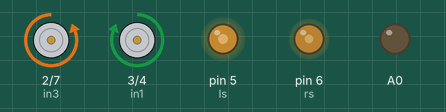
Bench run of a sketch on a simulated Arduino Uno, built with avr-gcc and run on an emulated ATmega328P. On the bench: motor-driver pin pairs drawn as motors (green arrow = first pin HIGH = forward, orange = second pin HIGH = backward, longer = more drive), output pins drawn as LEDs (lit = HIGH).

Above: at 0.1 s.
At 2.82 s:
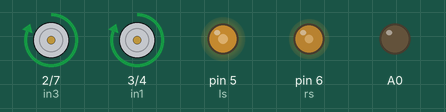
At 4.7 s:
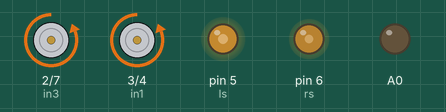
At 9.6 s:
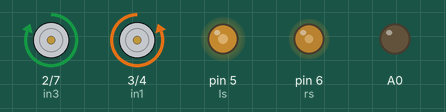
At 24.7 s:
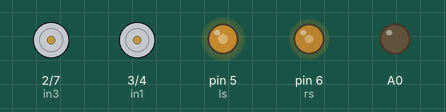
At 35.1 s:
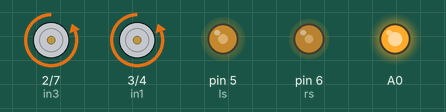
Timing chart, 0 to 36.6 s (numbered marks = the images above):
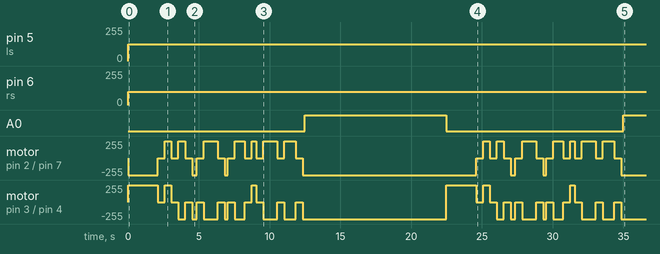

Measured:
- by itself, pin 5 (ls): 0/255 → 125/255 at 0.00 s
- by itself, pin 6 (rs): 0/255 → 100/255 at 0.00 s
- by itself, A0: LOW → HIGH at 12.5 s, → LOW 10.0 s later, → HIGH 12.5 s later
- by itself, motor on pin 3 (in1) / pin 4 (in2): stopped → forward 255/255 at 0.00 s, → stopped 2.1 s later, → forward 255/255 0.50 s later, → stopped 0.45 s later, … (42 changes in this stretch)
- by itself, motor on pin 2 (in3) / pin 7 (in4): stopped → backward 255/255 at 0.00 s, → stopped 2.1 s later, → forward 255/255 0.50 s later, → stopped 0.45 s later, … (41 changes in this stretch)

The sketch:

Hard_Coded_Car.ino
```cpp
const int in1 = 3;
const int in2 = 4;
const int in3 = 2;
const int in4 = 7;
const int ls= 5;
const int rs = 6;


void setup()
{
pinMode (in1, OUTPUT);
pinMode (in2, OUTPUT);
pinMode (in3, OUTPUT);
pinMode (in4, OUTPUT);
pinMode (ls, OUTPUT);
pinMode (rs, OUTPUT);
pinMode(A0,OUTPUT);
}


void loop()

{


analogWrite(ls,125);
analogWrite(rs,100);


digitalWrite(in1, HIGH);
digitalWrite(in2, LOW);
digitalWrite(in3, LOW);
digitalWrite(in4, HIGH);
delay(2100);

digitalWrite(in1, LOW);
digitalWrite(in2, LOW);
digitalWrite(in3, LOW);
digitalWrite(in4, LOW);
delay(500);

digitalWrite(in1, HIGH);  //TurnLeft
digitalWrite(in2, LOW);
digitalWrite(in3, HIGH);
digitalWrite(in4, LOW);
delay(450);

digitalWrite(in1, LOW);
digitalWrite(in2, LOW);
digitalWrite(in3, LOW);
digitalWrite(in4, LOW);
delay(500);

digitalWrite(in1, LOW);
digitalWrite(in2, HIGH);
digitalWrite(in3, HIGH);
digitalWrite(in4, LOW);
delay(500);

digitalWrite(in1, LOW);
digitalWrite(in2, LOW);
digitalWrite(in3, LOW);
digitalWrite(in4, LOW);
delay(500);


digitalWrite(in1, LOW);
digitalWrite(in2, HIGH);
digitalWrite(in3, LOW);
digitalWrite(in4, HIGH);
delay(300);


digitalWrite(in1, LOW);
digitalWrite(in2, LOW);
digitalWrite(in3, LOW);
digitalWrite(in4, LOW);
delay(500);
digitalWrite(in1, LOW);
digitalWrite(in2, HIGH);
digitalWrite(in3, HIGH);
digitalWrite(in4, LOW);
delay(1000);

digitalWrite(in1, LOW);
digitalWrite(in2, LOW);
digitalWrite(in3, LOW);
digitalWrite(in4, LOW);
delay(500);

digitalWrite(in1, LOW);  //TurnLeft
digitalWrite(in2, HIGH);
digitalWrite(in3, LOW);
digitalWrite(in4, HIGH);
delay(200);


digitalWrite(in1, LOW);
digitalWrite(in2, LOW);
digitalWrite(in3, LOW);
digitalWrite(in4, LOW);
delay(500);

digitalWrite(in1, LOW);
digitalWrite(in2, HIGH);
digitalWrite(in3, HIGH);
digitalWrite(in4, LOW);
delay(700);

digitalWrite(in1, LOW);
digitalWrite(in2, LOW);
digitalWrite(in3, LOW);
digitalWrite(in4, LOW);
delay(500);


digitalWrite(in1, HIGH);
digitalWrite(in2, LOW);
digitalWrite(in3, HIGH);
digitalWrite(in4, LOW);
delay(300);

digitalWrite(in1, LOW);
digitalWrite(in2, LOW);
digitalWrite(in3, LOW);
digitalWrite(in4, LOW);
delay(500);

digitalWrite(in1, LOW);
digitalWrite(in2, HIGH);
digitalWrite(in3, HIGH);
digitalWrite(in4, LOW);
delay(1000);

digitalWrite(in1, LOW);
digitalWrite(in2, LOW);
digitalWrite(in3, LOW);
digitalWrite(in4, LOW);
delay(500);

digitalWrite(in1, LOW);
digitalWrite(in2, HIGH);
digitalWrite(in3, HIGH);
digitalWrite(in4, LOW);
delay(800);


digitalWrite(in1, LOW);
digitalWrite(in2, LOW);
digitalWrite(in3, LOW);
digitalWrite(in4, LOW);
delay(500);


digitalWrite(in1, LOW);
digitalWrite(in2, HIGH);
digitalWrite(in3, LOW);
digitalWrite(in4, HIGH);
delay(150);

analogWrite(A0,255);
delay(10000);
analogWrite(A0,0);
}
```
